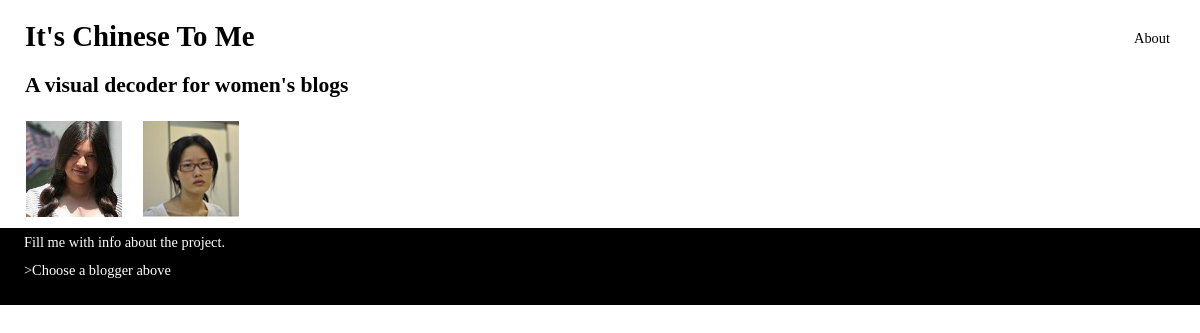
The app's page /, older data.
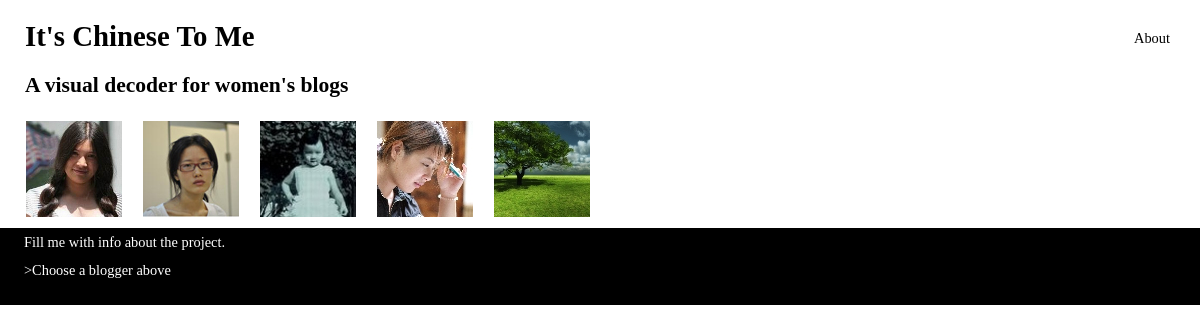
The same page, newer data.
### tables this page shows
CREATE TABLE `blog` (
  `blog_id` int(11) NOT NULL,
  `title` varchar(125) DEFAULT NULL,
  `author` varchar(30) DEFAULT NULL,
  `intro` text,
  `URL` varchar(256) DEFAULT NULL,
  `crttime` timestamp NOT NULL DEFAULT CURRENT_TIMESTAMP ON UPDATE CURRENT_TIMESTAMP,
  `updtime` timestamp NOT NULL DEFAULT '0000-00-00 00:00:00',
  PRIMARY KEY (`blog_id`)
);

### index.php (called while the page is built, shortened)
<?php
$all_blog_ids = get_all_blog();
$all_blogs = array();
foreach ($all_blog_ids as $blog)
{
	$blog_id = $blog['blog_id'];
    $all_blogs[$blog_id] = $blog;
    $post_id = get_post_for_blog($blog_id);
    $all_blogs[$blog_id]['posts'] = array(
		array('words' => get_words_for_post($post_id)),
	);
}
$tpl = new Savant3();
$tpl->blogs = $all_blogs;
$tpl->display("tpl/page.tpl.php");

### php/queries.php (called while the page is built, shortened)
<?php
function query($query, $values = array())
{
	$values = array_map(function ($value) {
		return "'" . mysql_real_escape_string($value) . "'";
	}, $values);
	$query = str_replace(array_keys($values), array_values($values), $query);
	return mysql_query($query);
}
function get_all_blog()
{
    $ret = array();
    $sql = "SELECT blog_id, title, author, intro, URL FROM blog;";
    $result = mysql_query($sql);
    while ($row = mysql_fetch_assoc($result))
    {
        $ret[] = $row;
    }
    return $ret;
}
function get_words_for_post($post_id)
{
    $ret = array();
    $sql = "SELECT text, original_image_url url, local_image_name local, image_width width, image_height height
		FROM word
		LEFT JOIN `image` ON `word`.`image_id` = `image`.`image_id`
		WHERE post_id = :post ORDER BY position_in_text;";
    $result = query($sql, array(
		':post' => $post_id,
	));
    while ($row = mysql_fetch_assoc($result))
    {
        $ret[] = $row;
    }
    return $ret;
}

### tpl/page.tpl.php (the view, shortened to what this page needs)
<!DOCTYPE html PUBLIC "-//W3C//DTD XHTML 1.0 Strict//EN" "http://www.w3.org/TR/xhtml1/DTD/xhtml1-strict.dtd">
<html xmlns="http://www.w3.org/1999/xhtml" xml:lang="en-US">
<head>
    <link href="css/single_column.css" rel="stylesheet" type="text/css" />
    <link href="css/style.css" rel="stylesheet" type="text/css">
</head>
<body>
<div id="header">
    <div id="title">
        <h1><a href="index.html">It's Chinese To Me</a></h1>
        <h2>A visual decoder for women's blogs</h2>
    </div>
    <div class=topnav>
        <a class="bloglink" href="#about">About</a>
     </div>
</div>
<div id="blogmenu">
	<ul>
		<?php foreach ($this->blogs as $blog_id => $blog): ?>
			<li class="bloginfo">
				<a class="bloglink" href="#blog<?php echo $blog_id ?>"><img src="images/blogger<?php echo $blog_id ?>.jpg"/></a>
			</li>
		<?php endforeach; ?>
	</ul>
</div>
<div class="colmask fullpage chinese">
    <div class="col1">
    <div class="toggle about">
        <p>Fill me with info about the project.</p>
        <p>&gt;Choose a blogger above</p>
    </div>
    <?php foreach ($this->blogs as $blog_id => $blog): ?>
        <?php $post = $blog["posts"][0]; ?>
        <?php foreach ($post["words"] as $word): ?>
            <?php
            $text = $word["text"];
            $local = $word["local"];
            ?>
        <?php endforeach; ?>
    <?php endforeach; ?>
    </div>
</div>
<div id="footer">
    <p> </p>
</div>
</body>
</html>

### php/libs/Savant3-3.0.1/Savant3.php (shortened to what this page needs)
<?php
class Savant3 {
	protected $__config = array(
		'template_path' => array(),
		'resource_path' => array(),
		'error_text'    => "\n\ntemplate error, examine fetch() result\n\n",
		'exceptions'    => false,
		'autoload'      => false,
		'compiler'      => null,
		'filters'       => array(),
		'plugins'       => array(),
		'template'      => null,
		'plugin_conf'   => array(),
		'extract'       => false,
		'fetch'         => null,
		'escape'        => array('htmlspecialchars'),
	);
	public function setPath($type, $path)
	{
		$this->__config[$type . '_path'] = array();
	}
	public function addPath($type, $path)
	{
		if (is_string($path) && ! strpos($path, '://')) {
			$path = explode(PATH_SEPARATOR, $path);
			$path = array_reverse($path);
		} else {
			settype($path, 'array');
		}
		foreach ($path as $dir) {
			$dir = trim($dir);
			if (strpos($dir, '://') && substr($dir, -1) != '/') {
				$dir .= '/';
			} elseif (substr($dir, -1) != DIRECTORY_SEPARATOR) {
				$dir .= DIRECTORY_SEPARATOR;
			}
			array_unshift(
				$this->__config[$type . '_path'],
				$dir
			);
		}
	}
	protected function findFile($type, $file)
	{
		$set = $this->__config[$type . '_path'];
		foreach ($set as $path) {
			$fullname = $path . $file;
			if (strpos($path, '://') === false) {
				$path = realpath($path);
				$fullname = realpath($fullname);
			}
			if (file_exists($fullname) && is_readable($fullname) &&
				substr($fullname, 0, strlen($path)) == $path) {
				return $fullname;
			}
		}
		return false;
	}
	public function display($tpl = null)
	{
		echo $this->getOutput($tpl);
	}
	public function getOutput($tpl = null)
	{
	    $output = $this->fetch($tpl);
        if ($this->isError($output)) {
            $text = $this->__config['error_text'];
            return $this->escape($text);
        } else {
            return $output;
        }
	}
	public function fetch($tpl = null)
	{
		$result = $this->template($tpl);
		if (! $result || $this->isError($result)) {
			return $result;
		} else {
			$this->__config['fetch'] = $result;
			if ($this->__config['filters']) {
				ob_start();
				include $this->__config['fetch'];
				echo $this->applyFilters(ob_get_clean());
			} else {
				include $this->__config['fetch'];
			}
			$this->__config['fetch'] = null;
			return ob_get_clean();
		}
	}
	protected function template($tpl = null)
	{
		$file = $this->findFile('template', $tpl);
		if ($this->__config['compiler']) {
			$result = call_user_func(
				array($this->__config['compiler'], 'compile'),
				$file
			);
		} else {
			$result = $file;
		}
		if (! $result || $this->isError($result)) {
			return $this->error(
				'ERR_COMPILER',
				array(
					'template' => $tpl,
					'compiler' => $result
				)
			);
		} else {
			return $result;
		}
	}
	public function isError($obj)
	{
		if (! is_object($obj)) {
			return false;
		}
	}
}
?>

### css/single_column.css (style rules this page uses)
body { margin:0; padding:0; border:0; width:100%; background:#fff; min-width:600px; font-size:90%; font-family:Georgia, "Times New Roman", Times, serif; }
a { color:black; text-decoration:none; }
h1, h2, h3 { margin:.8em 0 .2em 0; padding:0; }
p { margin:.4em 0 .8em 0; padding:0; }
img { margin:10px 0 5px; }
#header { clear:both; float:left; width:100%; }
#header p, #header h1, #header h2 { padding:20px 25px 0; margin:0; }
#title { float:left; }
.topnav { float:right; text-align:right; padding:30px 30px 0 0; }
#blogmenu { font-family:Arial, Helvetica, sans-serif; font-size:14px; }
#blogmenu ul { clear:both; float:left; width:100%; list-style:none; margin:10px 0 0 15px; padding:0; }
#blogmenu ul li { display:inline; list-style:none; margin:0; padding:0; }
#blogmenu ul li a { color:white; float:left; margin:0 0 0 1px; padding:3px 10px; text-align:left; text-decoration:none; position:relative; }
.colmask { position:relative; clear:both; float:left; width:100%; overflow:hidden; }
.col1, .col2, .col3 { float:left; position:relative; padding:0 0 1em 0; overflow:hidden; }
.fullpage { background:#fff; }
.fullpage .col1 { width:96%; left:2%; }
#footer { clear:both; float:right; text-align:right; width:100%; }
#footer p { padding:10px; margin:0; }

### css/style.css (style rules this page uses)
.bloginfo { display: block; width: 200px; max-width: 200px; }
.chinese { background-color: #000 !important; color: #fff; display:block; }

Row changes from the older to the newer data that the page shows:
added blog: shows a picture
added blog: shows a picture
added blog: shows a picture
